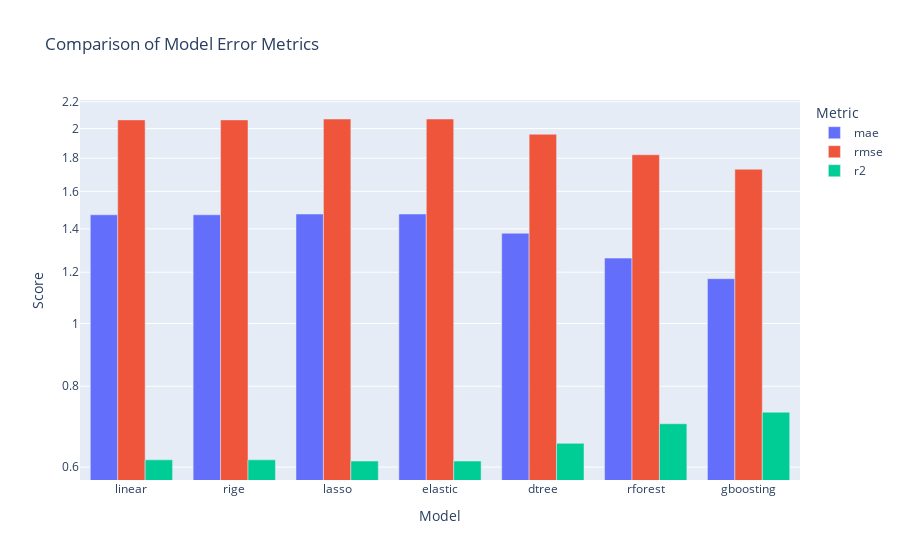

The cell this chart's notebook holds for it:
### Code cell
fig = px.bar(results_df, x='model', y=['mae', 'rmse', 'r2'], barmode='group',
             labels={'value': 'Score', 'variable': 'Metric'},
             title='Comparison of Model Error Metrics')


fig.update_layout(
    xaxis_title='Model',
    yaxis_title='Score',
    legend_title='Metric',
    yaxis_type='log',
)

### Figure 1 — Plotly figure (JSON) as saved in the notebook; plotly's stock layout.template omitted (floating-point values rounded to 4 significant figures)
{"data": [{"alignmentgroup": "True", "hovertemplate": "Metric=mae<br>model=%{x}<br>Score=%{y}<extra></extra>", "legendgroup": "mae", "marker": {"color": "#636efa", "pattern": {"shape": ""}}, "name": "mae", "offsetgroup": "mae", "orientation": "v", "showlegend": true, "textposition": "auto", "type": "bar", "x": ["linear", "rige", "lasso", "elastic", "dtree", "rforest", "gboosting"], "xaxis": "x", "y": [1.472, 1.472, 1.476, 1.476, 1.378, 1.262, 1.173], "yaxis": "y"}, {"alignmentgroup": "True", "hovertemplate": "Metric=rmse<br>model=%{x}<br>Score=%{y}<extra></extra>", "legendgroup": "rmse", "marker": {"color": "#EF553B", "pattern": {"shape": ""}}, "name": "rmse", "offsetgroup": "rmse", "orientation": "v", "showlegend": true, "textposition": "auto", "type": "bar", "x": ["linear", "rige", "lasso", "elastic", "dtree", "rforest", "gboosting"], "xaxis": "x", "y": [2.063, 2.063, 2.069, 2.069, 1.96, 1.822, 1.731], "yaxis": "y"}, {"alignmentgroup": "True", "hovertemplate": "Metric=r2<br>model=%{x}<br>Score=%{y}<extra></extra>", "legendgroup": "r2", "marker": {"color": "#00cc96", "pattern": {"shape": ""}}, "name": "r2", "offsetgroup": "r2", "orientation": "v", "showlegend": true, "textposition": "auto", "type": "bar", "x": ["linear", "rige", "lasso", "elastic", "dtree", "rforest", "gboosting"], "xaxis": "x", "y": [0.6156, 0.6156, 0.6131, 0.6131, 0.6529, 0.7, 0.7293], "yaxis": "y"}], "layout": {"barmode": "group", "legend": {"title": {"text": "Metric"}, "tracegroupgap": 0}, "title": {"text": "Comparison of Model Error Metrics"}, "xaxis": {"anchor": "y", "domain": [0, 1], "title": {"text": "Model"}}, "yaxis": {"anchor": "x", "domain": [0, 1], "title": {"text": "Score"}, "type": "log"}}}
